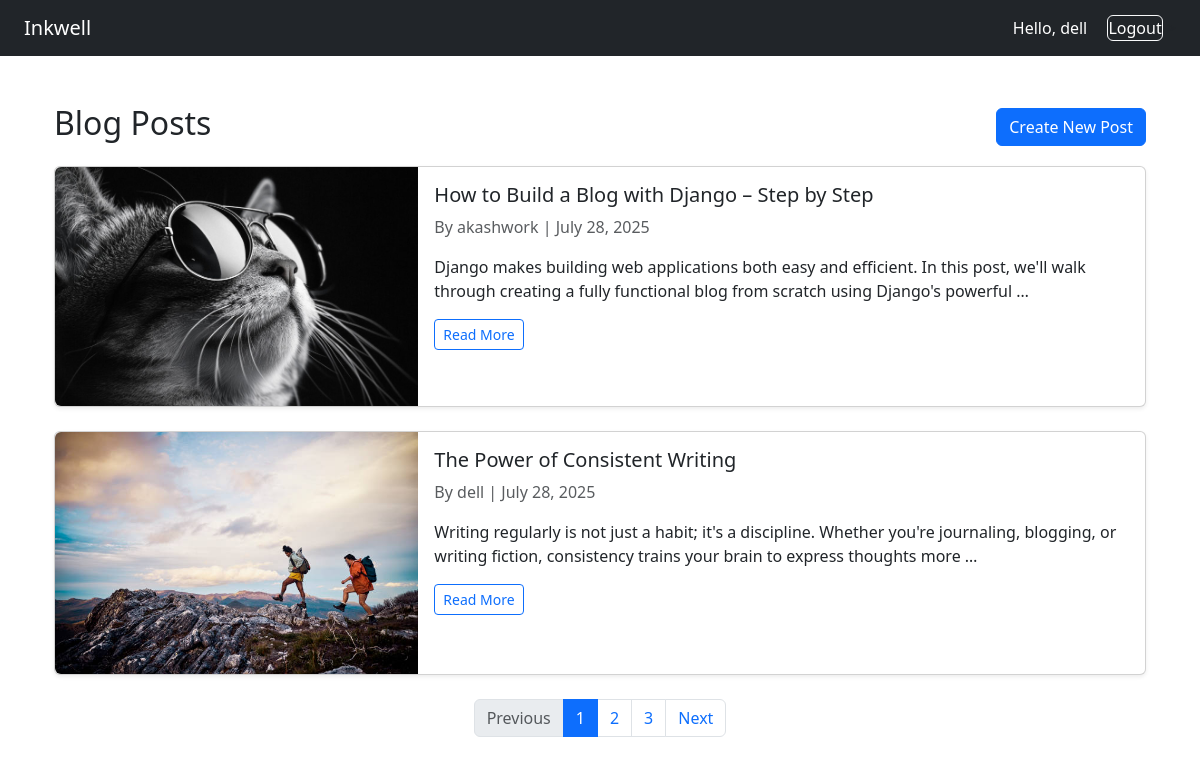
Screenshot of / (signed in) with the database file from the repository.
### blogs/models.py (models this page shows, shortened)
class TimestampModel(models.Model):
    created_at = models.DateTimeField(auto_now_add=True)
    updated_at = models.DateTimeField(auto_now=True)
    class Meta:
        abstract = True

class BlogPost(TimestampModel):
    id = models.UUIDField(default=uuid.uuid4, unique=True, primary_key=True)
    title = models.CharField(max_length=250)
    image = models.ImageField(upload_to=GenerateImagePath())
    slug = models.SlugField(blank=True, unique=True)
    content = models.TextField()
    author = models.ForeignKey(
        Author, on_delete=models.SET_NULL, null=True, related_name="posts"
    )
    excerpt = models.CharField(max_length=500, blank=True, null=True)
    is_published = models.BooleanField(default=False)
    published_at = models.DateTimeField(null=True, blank=True)
    status = models.CharField(
        choices=Status.choices, default=Status.DRAFT, max_length=20
    )
    objects = models.Manager()
    publishes = PublishManger()
    class Meta:
        ordering = ["-created_at"]
        indexes = [
            models.Index(fields=["title"]),
            models.Index(fields=["is_published", "published_at"]),
        ]

class Author(TimestampModel):
    id = models.UUIDField(default=uuid.uuid4, unique=True, primary_key=True)
    user = models.OneToOneField(User, on_delete=models.CASCADE, related_name="author")
    first_name = models.CharField(max_length=250)
    last_name = models.CharField(max_length=250)
    email = models.EmailField(unique=True)
    class Meta:
        ordering = ["-created_at"]
        indexes = [models.Index(fields=["email"])]

### blogs/views.py (the view)
# urls.py: path("", views.BlogListView.as_view(), name="blog_list"),
@method_decorator(login_required, name="get")
class BlogListView(ListView):
    model = BlogPost
    template_name = "blogs/blog_post_list.html"
    context_object_name = "blogs"
    ordering = ["-created_at"]
    paginate_by = 2

### blogs/templates/blogs/blog_post_list.html
{% extends 'base.html' %}
{% block content %}
<div class="container my-4">
  <div class="d-flex justify-content-between align-items-center mb-3">
    <h2>Blog Posts</h2>
    <a href="{% url 'blogs:blog_create' %}" class="btn btn-primary">Create New Post</a>
  </div>
  {% for blog in blogs %}
    <div class="card mb-4 shadow-sm">
      <div class="row g-0">
        {% if blog.image %}
          <div class="col-md-4">
            <a href="{% url 'blogs:blog_detail' blog.slug %}">
              <img src="{{ blog.image.url }}" class="img-fluid rounded-start" alt="Blog Image" />
            </a>
          </div>
        {% endif %}
        <div class="{% if blog.image %}col-md-8{% else %}col-md-12{% endif %}">
          <div class="card-body">
            <h5 class="card-title">
              <a href="{% url 'blogs:blog_detail' blog.slug %}" class="text-decoration-none text-dark">
                {{ blog.title }}
              </a>
            </h5>
            <p class="card-text text-muted">
              By {{ blog.author.user.username }} | {{ blog.created_at|date:"F d, Y" }}
            </p>
            <p class="card-text">{{ blog.content|truncatewords:25 }}</p>
            <a href="{% url 'blogs:blog_detail' blog.slug %}" class="btn btn-outline-primary btn-sm">
              Read More
            </a>
          </div>
        </div>
      </div>
    </div>
  {% empty %}
    <p>No blog posts found.</p>
  {% endfor %}
  {% if is_paginated %}
    <nav aria-label="Page navigation">
      <ul class="pagination justify-content-center">
        {% if page_obj.has_previous %}
          <li class="page-item">
            <a class="page-link" href="?page={{ page_obj.previous_page_number }}">Previous</a>
          </li>
        {% else %}
          <li class="page-item disabled">
            <span class="page-link">Previous</span>
          </li>
        {% endif %}
        {% for num in paginator.page_range %}
          {% if num > page_obj.number|add:'-3' and num < page_obj.number|add:'3' %}
            {% if page_obj.number == num %}
              <li class="page-item active">
                <span class="page-link">{{ num }}</span>
              </li>
            {% else %}
              <li class="page-item">
                <a class="page-link" href="?page={{ num }}">{{ num }}</a>
              </li>
            {% endif %}
          {% endif %}
        {% endfor %}
        {% if page_obj.has_next %}
          <li class="page-item">
            <a class="page-link" href="?page={{ page_obj.next_page_number }}">Next</a>
          </li>
        {% else %}
          <li class="page-item disabled">
            <span class="page-link">Next</span>
          </li>
        {% endif %}
      </ul>
    </nav>
  {% endif %}
</div>
{% endblock %}

### templates/base.html (shortened to what this page needs)
{% load static %}
<!DOCTYPE html>
<html lang="en">
  <head>
    <link
    href = "{% static 'css/bootstrap.min.css' %}"
      rel="stylesheet"
    />
  </head>
  <body>
    <nav class="navbar navbar-expand-lg navbar-dark bg-dark px-4">
      <a class="navbar-brand" href="{% url 'blogs:blog_list' %}">Inkwell</a>
      <div class="ms-auto">
        {% if user.is_authenticated %}
        <span class="text-white me-3">Hello, {{ user.username }}</span>
       <form method="post" action="{% url 'account:logout' %}" style="display: inline;">
        <button type="submit" class="btn btn-outline-light p-0 m-0 align-baseline" style="color: #fff;">
            Logout
        </button>
        </form>
        {% endif %}
      </div>
    </nav>
    <div class="container py-4">
       {% block content %}{% endblock %}
    </div>
  </body>
</html>

### rows the page displays
BlogPost: image (picture), title "How to Build a Blog with Django – Step by Step", author.user.username "akashwork", created_at "July 28, 2025", content "Django makes building web applications both easy and efficient. In this post, we'll walk through creating a fully functional blog from scratch using Django's powerful …"
BlogPost: image (picture), title "The Power of Consistent Writing", author.user.username "dell", created_at "July 28, 2025", content "Writing regularly is not just a habit; it's a discipline. Whether you're journaling, blogging, or writing fiction, consistency trains your brain to express thoughts more …"

### other values shown
{{ user.username }} "dell"
{{ num }} "1"
{{ num }} "2" "3"
